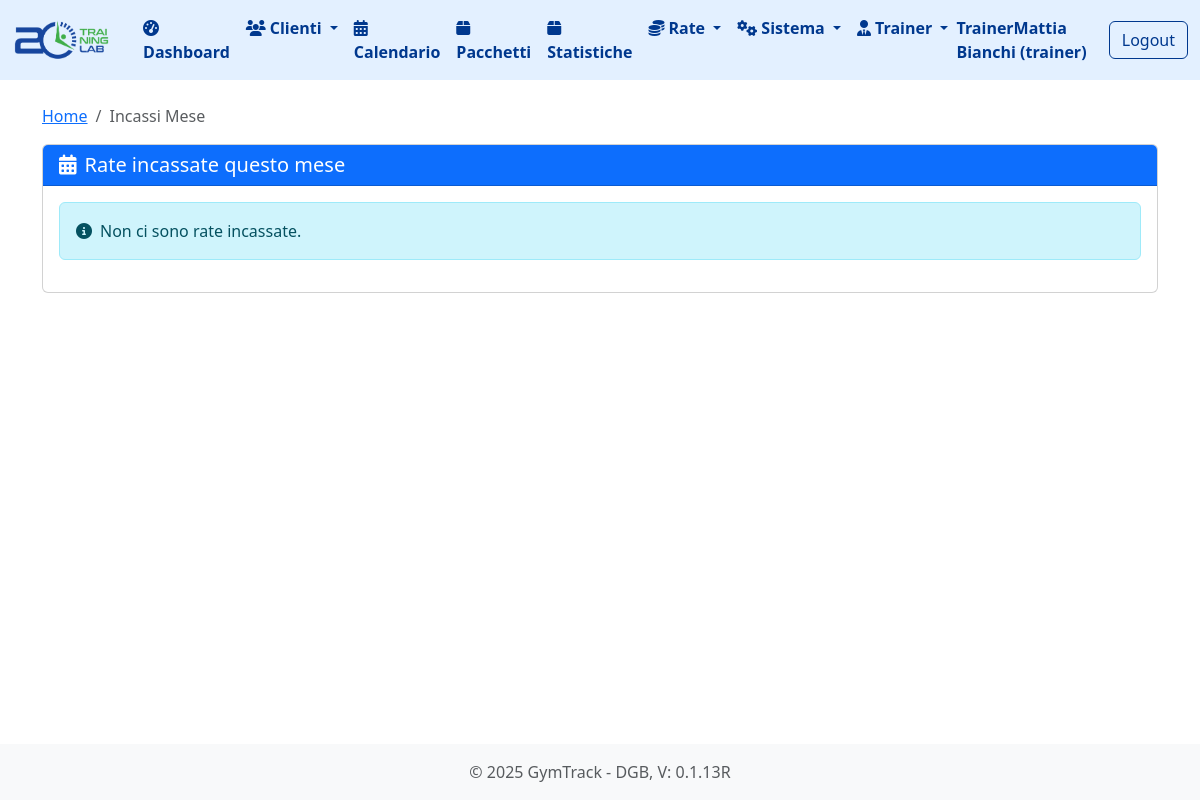
/incassi_mese (signed in), run on an earlier commit of the app's database.
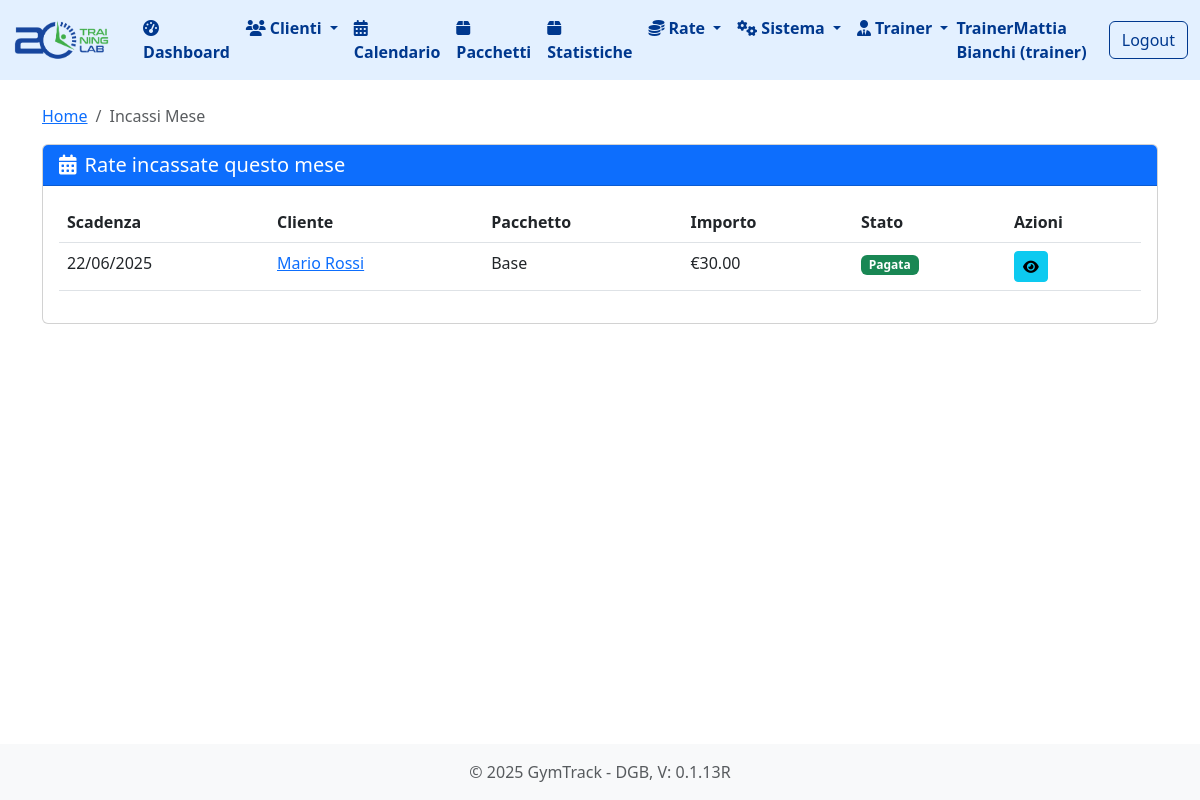
And on a later commit of the database.
### tables this page shows
CREATE TABLE "rate" (
                    id INTEGER PRIMARY KEY AUTOINCREMENT,
                    abbonamento_id INTEGER NOT NULL,
                    importo DECIMAL(10,2) NOT NULL,
                    data_scadenza DATE NOT NULL,
                    data_pagamento DATE,
                    pagato BOOLEAN DEFAULT 0,
                    numero_rata INTEGER NOT NULL DEFAULT 1, sede_id INTEGER DEFAULT 1, metodo_pagamento TEXT,
                    FOREIGN KEY (abbonamento_id) REFERENCES abbonamenti (id)
                );

CREATE TABLE pacchetti (
        id INTEGER PRIMARY KEY AUTOINCREMENT,
        nome TEXT NOT NULL,
        descrizione TEXT,
        prezzo REAL NOT NULL,
        numero_lezioni INTEGER NOT NULL,
        durata_giorni INTEGER NOT NULL,
        attivo BOOLEAN NOT NULL DEFAULT 1
    , sede_id INTEGER DEFAULT 1, pagamento_unico BOOLEAN NOT NULL DEFAULT 0, data_scadenza DATE);

### routes/statistiche.py (the view, shortened to what this page needs)
@stats_bp.route('/incassi_mese')
@login_required
def incassi_mese():
    user_role = session.get('user_role')
    user_email = session.get('user_email')
    sede_ids = []
    if user_role == 'sede':
        sede = db.get_sede_by_email(user_email)
        if sede:
            sede_ids.append(sede['id'])
    elif user_role == 'trainer':
        sede = db.get_sede_by_trainer_email(user_email)
        if sede:
            sede_ids.append(sede['id'])
    elif user_role == 'societa':
        societa = db.get_societa_by_email(user_email)
        if societa:
            sedi = db.get_sedi_by_societa(societa['id'])
            sede_ids.extend([sede['id'] for sede in sedi])
    elif user_role == 'area manager':
        societa = db.get_societa_by_area_manager_email(user_email)
        for company in societa:
            sedi = db.get_sedi_by_societa(company['id'])
            sede_ids.extend([sede['id'] for sede in sedi])
    sede_ids = [sede_id for sede_id in sede_ids if sede_id is not None]
    rate = db.get_rate_incassate_mese(sede_ids)
    oggi = date.today()
    return render_template('incassi_mese.html', rate=rate, oggi=oggi)

### app.py (called while the page is built)
@app.before_request
def setup():
    db.init_db()
    db.create_user_tables()
    g.hierarchy = db.build_hierarchy(session.get('user_role'), session.get('user_email'))

@app.template_filter('to_date')
def to_date_filter(date_str):
    if not date_str:
        return None
    return datetime.strptime(date_str, '%Y-%m-%d').date()

@app.template_filter('format_date')
def format_date_filter(date):
    if isinstance(date, str):
        try:
            date = datetime.strptime(date, '%Y-%m-%d')
        except ValueError:
            return date  # Ritorna la stringa originale se non può essere convertita
    try:
        return date.strftime('%d/%m/%Y')
    except AttributeError:
        return date  # Ritorna il valore originale se non può essere formattato

### database.py (called while the page is built, shortened)
def get_db_connection():
    conn = sqlite3.connect(DATABASE_PATH)
    conn.row_factory = sqlite3.Row
    return conn

def init_db():
    if os.path.exists(DATABASE_PATH):
        return

def get_franchisor(franchisor_id):
    conn = get_db_connection()
    franchisor = conn.execute('SELECT * FROM franchisor WHERE id = ?', (franchisor_id,)).fetchone()
    conn.close()
    return franchisor

### templates/incassi_mese.html (shortened to what this page needs)
{% extends 'base.html' %}
{% block content %}
<nav aria-label="breadcrumb">
        <ol class="breadcrumb">
            <li class="breadcrumb-item"><a href="{{ url_for('index') }}">Home</a></li>
            <li class="breadcrumb-item active">Incassi Mese</a></li>
        </ol>
</nav>
<div class="card">
    <div class="card-header bg-primary text-white">
        <h5 class="card-title mb-0">
            <i class="fas fa-calendar-alt me-2"></i>Rate incassate questo mese
        </h5>
    </div>
    <div class="card-body">
        {% if rate %}
            <div class="table-responsive">
                <table class="table table-hover">
                    <thead>
                        <tr>
                            <th>Scadenza</th>
                            <th>Cliente</th>
                            <th>Pacchetto</th>
                            <th>Importo</th>
                            <th>Stato</th>
                            <th>Azioni</th>
                        </tr>
                    </thead>
                    <tbody>
                        {% for rata in rate %}
                            <tr class="{{ 'table-danger' if rata.data_scadenza|to_date < oggi }}">
                                <td>{{ rata.data_scadenza|format_date }}</td>
                                <td>
                                    <a href="{{ url_for('clienti.dettaglio_cliente', cliente_id=rata.cliente_id) }}">
                                        {{ rata.nome_cliente }}
                                    </a>
                                </td>
                                <td>{{ rata.tipo_pacchetto }}</td>
                                <td>€{{ "%.2f"|format(rata.importo) }}</td>
                                <td>
                                    {%if rata.pagato %}
                                        <span class="badge bg-success">Pagata</span>
                                    {% else %}
                                        {% if rata.data_scadenza|to_date < oggi%}
                                            <span class="badge bg-danger">Scaduta</span>
                                        {% else %}
                                            <span class="badge bg-warning">In Scadenza</span>
                                        {% endif %}
                                    {% endif %}
                                </td>
                                <td>
                                    <a href="{{ url_for('abbonamenti.dettaglio_abbonamento', abbonamento_id=rata.abbonamento_id) }}"
                                       class="btn btn-sm btn-info" title="Dettagli">
                                        <i class="fas fa-eye"></i>
                                    </a>
                                </td>
                            </tr>
                        {% endfor %}
                    </tbody>
                </table>
            </div>
        {% else %}
            <div class="alert alert-info">
                <i class="fas fa-info-circle me-2"></i>Non ci sono rate incassate.
            </div>
        {% endif %}
    </div>
</div>
{% endblock %}

What changed in the data, as far as the page shows it:
now on this page (row edited): rate: data_scadenza "22/06/2025", nome_cliente "Mario Rossi", tipo_pacchetto "Base", importo "30.00", pagato "Pagata"
Also different on the page:
text no longer shown: "Non ci sono rate incassate."
text now shown: "Scadenza Cliente Pacchetto Importo Stato Azioni"
